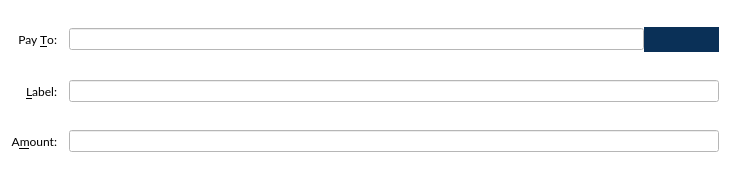
<?xml version="1.0" encoding="UTF-8"?>
<ui version="4.0">
 <class>SendBitCoinsEntry</class>
 <widget class="QFrame" name="SendBitCoinsEntry">
  <property name="geometry">
   <rect>
    <x>0</x>
    <y>0</y>
    <width>730</width>
    <height>180</height>
   </rect>
  </property>
  <property name="font">
   <font>
    <family>Lato</family>
    <pointsize>12</pointsize>
   </font>
  </property>
  <property name="windowTitle">
   <string>Form</string>
  </property>
  <property name="styleSheet">
   <string notr="true">background: white;</string>
  </property>
  <property name="frameShape">
   <enum>QFrame::NoFrame</enum>
  </property>
  <property name="frameShadow">
   <enum>QFrame::Sunken</enum>
  </property>
  <layout class="QGridLayout" name="gridLayout">
   <property name="bottomMargin">
    <number>12</number>
   </property>
   <property name="spacing">
    <number>12</number>
   </property>
   <item row="3" column="1">
    <layout class="QHBoxLayout" name="payToLayout">
     <property name="spacing">
      <number>0</number>
     </property>
     <item>
      <widget class="QValidatedLineEdit" name="payTo">
       <property name="toolTip">
        <string>The address to send the payment to  (e.g. VTHZfUg11wEJmSgBLUcmCKGYekuqFcGHQq)</string>
       </property>
       <property name="maxLength">
        <number>34</number>
       </property>
      </widget>
     </item>
     <item>
      <widget class="QToolButton" name="addressBookButton">
       <property name="minimumSize">
        <size>
         <width>25</width>
         <height>25</height>
        </size>
       </property>
       <property name="toolTip">
        <string>Choose address from address book</string>
       </property>
       <property name="styleSheet">
        <string notr="true">QToolButton { background : #0a3057; border : none;} QToolButton:hover { background : #418BCA; } 
QToolButton:pressed { background :#418BCA ; }
</string>
       </property>
       <property name="text">
        <string/>
       </property>
       <property name="icon">
        <iconset resource="../bitcoin.qrc">
         <normaloff>:/icons/address-book</normaloff>:/icons/address-book</iconset>
       </property>
       <property name="iconSize">
        <size>
         <width>18</width>
         <height>18</height>
        </size>
       </property>
       <property name="shortcut">
        <string>Alt+A</string>
       </property>
      </widget>
     </item>
     <item>
      <widget class="QToolButton" name="pasteButton">
       <property name="minimumSize">
        <size>
         <width>25</width>
         <height>25</height>
        </size>
       </property>
       <property name="toolTip">
        <string>Paste address from clipboard</string>
       </property>
       <property name="styleSheet">
        <string notr="true">QToolButton { background : #0a3057; border : none;} QToolButton:hover { background : #418BCA; } 
QToolButton:pressed { background :#418BCA ; }
</string>
       </property>
       <property name="text">
        <string/>
       </property>
       <property name="icon">
        <iconset resource="../bitcoin.qrc">
         <normaloff>:/icons/editpaste</normaloff>:/icons/editpaste</iconset>
       </property>
       <property name="iconSize">
        <size>
         <width>12</width>
         <height>12</height>
        </size>
       </property>
       <property name="shortcut">
        <string>Alt+P</string>
       </property>
      </widget>
     </item>
     <item>
      <widget class="QToolButton" name="deleteButton">
       <property name="minimumSize">
        <size>
         <width>25</width>
         <height>25</height>
        </size>
       </property>
       <property name="toolTip">
        <string>Remove this recipient</string>
       </property>
       <property name="styleSheet">
        <string notr="true">QToolButton { background : #0a3057; border : none;} QToolButton:hover { background : #418BCA; } 
QToolButton:pressed { background :#418BCA ; }
</string>
       </property>
       <property name="text">
        <string/>
       </property>
       <property name="icon">
        <iconset resource="../bitcoin.qrc">
         <normaloff>:/icons/remove</normaloff>:/icons/remove</iconset>
       </property>
       <property name="iconSize">
        <size>
         <width>12</width>
         <height>12</height>
        </size>
       </property>
      </widget>
     </item>
    </layout>
   </item>
   <item row="4" column="0">
    <widget class="QLabel" name="label_4">
     <property name="font">
      <font>
       <family>Lato</family>
      </font>
     </property>
     <property name="text">
      <string>&amp;Label:</string>
     </property>
     <property name="alignment">
      <set>Qt::AlignRight|Qt::AlignTrailing|Qt::AlignVCenter</set>
     </property>
     <property name="buddy">
      <cstring>addAsLabel</cstring>
     </property>
    </widget>
   </item>
   <item row="3" column="0">
    <widget class="QLabel" name="label_2">
     <property name="font">
      <font>
       <family>Lato</family>
      </font>
     </property>
     <property name="text">
      <string>Pay &amp;To:</string>
     </property>
     <property name="alignment">
      <set>Qt::AlignRight|Qt::AlignTrailing|Qt::AlignVCenter</set>
     </property>
     <property name="buddy">
      <cstring>payTo</cstring>
     </property>
    </widget>
   </item>
   <item row="5" column="0">
    <widget class="QLabel" name="label">
     <property name="font">
      <font>
       <family>Lato</family>
      </font>
     </property>
     <property name="text">
      <string>A&amp;mount:</string>
     </property>
     <property name="alignment">
      <set>Qt::AlignRight|Qt::AlignTrailing|Qt::AlignVCenter</set>
     </property>
     <property name="buddy">
      <cstring>payAmount</cstring>
     </property>
    </widget>
   </item>
   <item row="4" column="1">
    <layout class="QHBoxLayout" name="horizontalLayout_2">
     <property name="spacing">
      <number>0</number>
     </property>
     <item>
      <widget class="QValidatedLineEdit" name="addAsLabel">
       <property name="enabled">
        <bool>true</bool>
       </property>
       <property name="toolTip">
        <string>Enter a label for this address to add it to your address book</string>
       </property>
      </widget>
     </item>
    </layout>
   </item>
   <item row="5" column="1">
    <widget class="veriBitcoinAmountField" name="payAmount"/>
   </item>
  </layout>
 </widget>
 <customwidgets>
  <customwidget>
   <class>QValidatedLineEdit</class>
   <extends>QLineEdit</extends>
   <header>qvalidatedlineedit.h</header>
  </customwidget>
  <customwidget>
   <class>veriBitcoinAmountField</class>
   <extends>QLineEdit</extends>
   <header>veribitcoinamountfield.h</header>
   <container>1</container>
  </customwidget>
 </customwidgets>
 <resources>
  <include location="../bitcoin.qrc"/>
 </resources>
 <connections/>
</ui>
